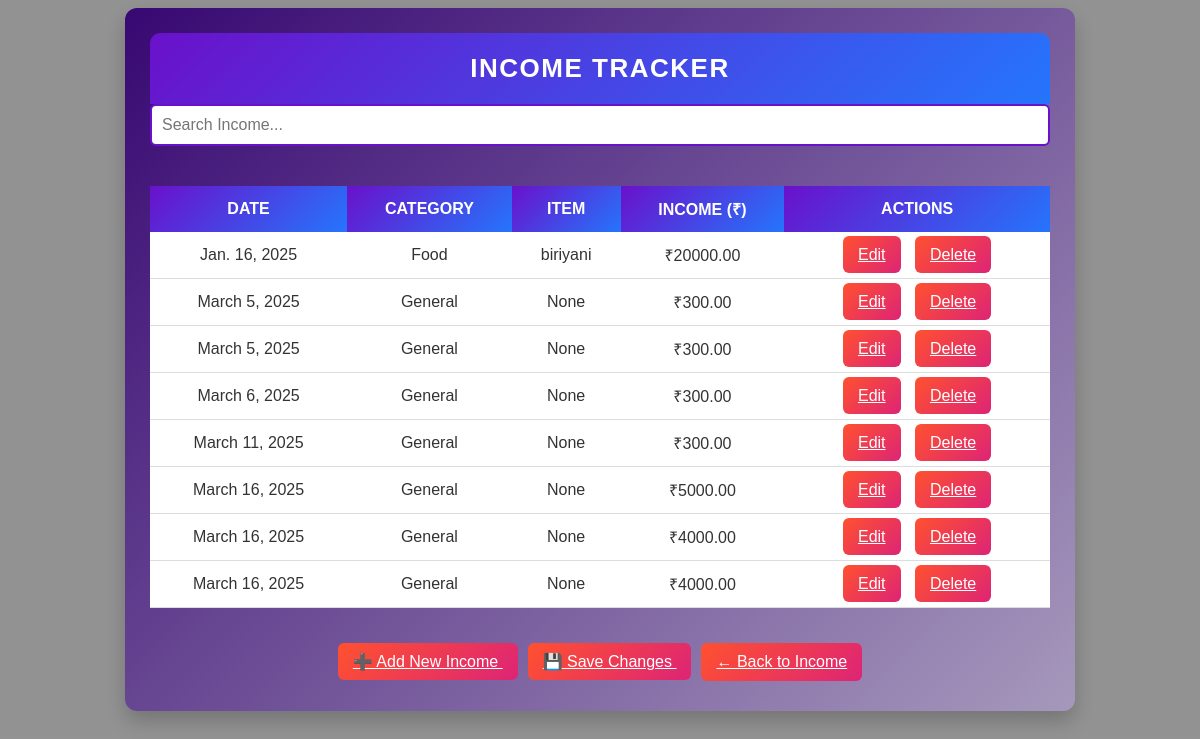
The page /income/ (signed in) on the database its author committed.
### income/models.py (models this page shows)
class Income(models.Model):
    user = models.ForeignKey(settings.AUTH_USER_MODEL, on_delete=models.CASCADE)
    category = models.CharField(max_length=100, default='General')  # <== THIS MUST EXIST
    item = models.CharField(max_length=200, blank=True, null=True)  # <== ITEM FIELD
    amount = models.DecimalField(max_digits=10, decimal_places=2)
    date = models.DateField()

### income/views.py (the view)
# urls.py: path('', IncomeListView.as_view(), name='income_list'),
class IncomeListView(ListView):
    model = Income
    template_name = "income/list.html"
    context_object_name = "incomes"
    def get_queryset(self):
        return Income.objects.filter(user=self.request.user)  # Fetch only the logged-in user's income

### income/templates/income/list.html (shortened to what this page needs)
{% load static %}
<div class="container mt-5">
    <div class="tracker-container">
        <div class="tracker-header">Income Tracker</div>
        <input type="text" id="incomeSearch" class="search-bar" placeholder="Search Income..." onkeyup="searchIncome()">
        <table class="tracker-table" id="incomeTable">
            <thead>
                <tr>
                    <th>Date</th>
                    <th>Category</th>
                    <th>Item</th>
                    <th>Income (₹)</th>
                    <th>Actions</th>
                </tr>
            </thead>
            <tbody>
                {% for income in incomes %}
                    <tr>
                        <td>{{ income.date }}</td>
                        <td>{{ income.category }}</td>
                        <td>{{ income.item }}</td>
                        <td class="text-success">₹{{ income.amount }}</td>
                        <td>
                            <a href="{% url 'income_update' income.pk %}" class="btn btn-warning btn-custom">Edit</a>
                            <a href="{% url 'income_delete' income.pk %}" class="btn btn-danger btn-custom">Delete</a>
                        </td>
                    </tr>
                {% empty %}
                    <tr>
                        <td colspan="5" class="text-center text-muted">No income records found.</td>
                    </tr>
                {% endfor %}
            </tbody>
        </table>
        <div style="text-align:center; margin-top: 20px;">
            <a href="{% url 'add_income' %}" class="btn btn-primary btn-custom">
                ➕ Add New Income
            </a>
            <a href="{% url 'income_list' %}" class="btn btn-success btn-custom">
                💾 Save Changes
            </a>
            <a href="{% url 'add_income' %}" class="btn btn-primary btn-custom" style="margin-top: 15px; display: inline-block;">
                ← Back to Income
            </a>
        </div>
    </div>
</div>

### rows shown on the page
Income: date "Jan. 16, 2025", category "Food", item "biriyani", amount "20000.00"
Income: date "March 5, 2025", category "General", item "None", amount "300.00"
Income: date "March 5, 2025", category "General", item "None", amount "300.00"
Income: date "March 6, 2025", category "General", item "None", amount "300.00"
Income: date "March 11, 2025", category "General", item "None", amount "300.00"
Income: date "March 16, 2025", category "General", item "None", amount "5000.00"
Income: date "March 16, 2025", category "General", item "None", amount "4000.00"
Income: date "March 16, 2025", category "General", item "None", amount "4000.00"
